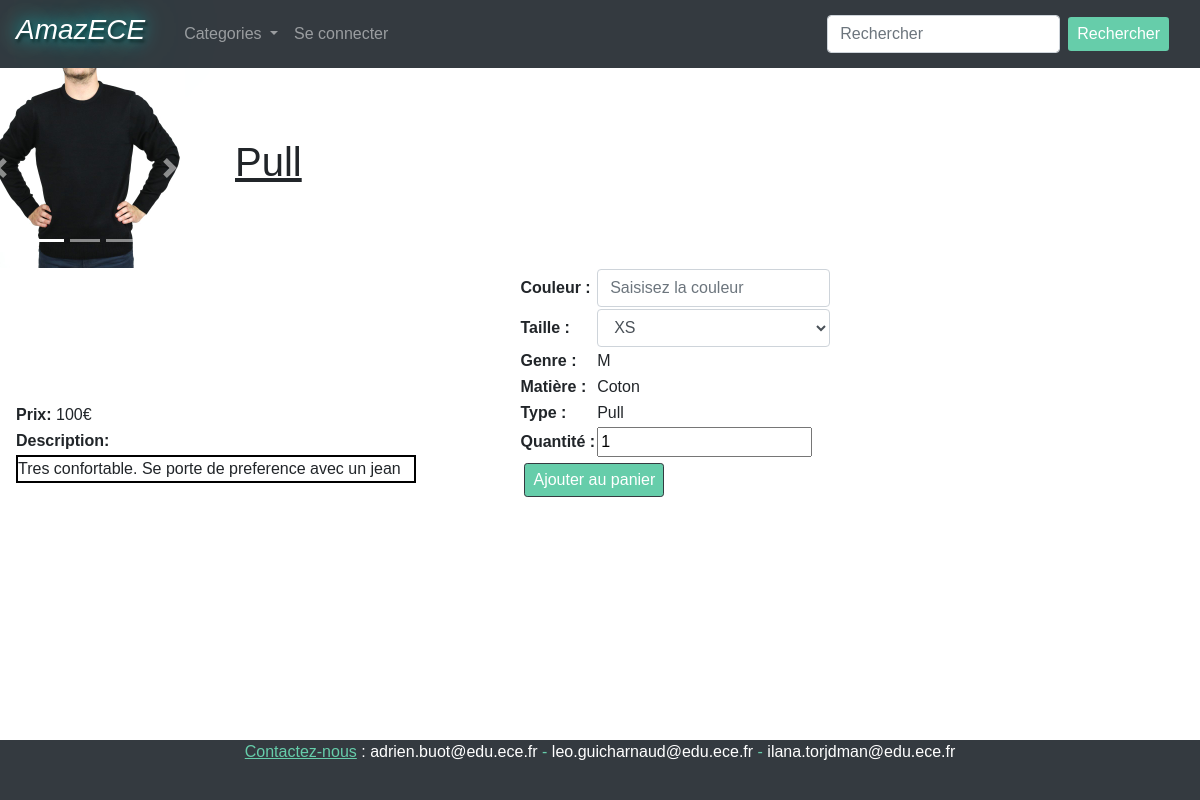
The page /front/objet.php?ID=13&categorie=0 on the database its author committed.
### tables this page shows
CREATE TABLE Item(Id INT PRIMARY KEY NOT NULL AUTO_INCREMENT,Nb_Click int NOT NULL, Nb_Ventes int NOT NULL, Nom varchar(50) NOT NULL, Prix float NOT NULL,Description text(1000) NOT NULL,Marque varchar(50) NOT NULL,media int NOT NULL, FOREIGN KEY(media) REFERENCES media(Id));

CREATE TABLE Media(Id INT PRIMARY KEY NOT NULL AUTO_INCREMENT, Path1 varchar(50) NOT NULL,Path2 varchar(50),Path3 varchar(50),Path4 varchar(50),Path5 varchar(50));

CREATE TABLE Vetements(Genre varchar(50) NOT NULL, Matiere varchar(50) NOT NULL, Type varchar(50) NOT NULL, item int NOT NULL, FOREIGN KEY(item) REFERENCES item(Id));

### sendRequest.php (called while the page is built, shortened)
<?php
	function sendRequest($sql){
		$database = "amazece";
		$db_handle = mysqli_connect('localhost','root','');
		$db_found = mysqli_select_db($db_handle,$database);
		if($db_found){
			$result = mysqli_query($db_handle, $sql);
			return $result;
		}
		else{
				echo "Database not found";
		}
	}
?>

### front/objet.php (the view, shortened to what this page needs)
<?php
	include("../sendRequest.php");
?>
<?php
	$result = sendRequest("SELECT * FROM Item, Media WHERE '".$_GET['ID']."'=Item.Id AND Media.id = item.media ");
	while($data=mysqli_fetch_assoc($result)){
		$Nom = isset($data['Nom'])? $data['Nom']:"";
		$Description = isset($data['Description'])? $data['Description']:"";
		$Image1 = isset($data['Path1'])? $data['Path1']:"Media/";
		$Image2 = isset($data['Path2'])? $data['Path2']:"Media/";
		$Image3 = isset($data['Path3'])? $data['Path3']:"Media/";
		$Image4 = isset($data['Path4'])? $data['Path4']:"Media/";
		$Image5 = isset($data['Path5'])? $data['Path5']:"Media/";
		$Prix = isset($data['Prix'])? $data['Prix']:"";
	}
?>
<!DOCTYPE html>
<html>
<head>
	<link rel="stylesheet" href="https://stackpath.bootstrapcdn.com/bootstrap/4.1.3/css/bootstrap.min.css">
	<link rel="stylesheet" href="styles.css">
</head>
<body>
	<?php
		include("header.php");
	?>
	<div class="row">
		<div id="display" class="carousel slide" data-ride="carousel">
		  <ul class="carousel-indicators">
		    <li data-target="#display" data-slide-to="0" class="active"></li>
		    <?php
		    	if($Image2 != "Media/"){
		    ?>
		    <li data-target="#display" data-slide-to="1"></li>
		    <?php
		    	}if($Image3 != "Media/"){
		    ?>
		    <li data-target="#display" data-slide-to="2"></li>
		    <?php
		    	}if($Image4 != "Media/"){
		    ?>
		    <li data-target="#display" data-slide-to="3"></li>
		    <?php
		    	}if($Image5 != "Media/"){
		    ?>
		    <li data-target="#display" data-slide-to="4"></li>
		    <?php
		    	}
		    ?>
		  </ul>
		  <div class="carousel-inner">
		    <div class="carousel-item active">
		      <?php echo '<img src="' .$Image1. '" alt="Image de l objet" width="200" height="200">'; ?>
		    </div>
		  </div>
		  <a class="carousel-control-prev" href="#display" data-slide="prev">
		    <span class="carousel-control-prev-icon"></span>
		  </a>
		  <a class="carousel-control-next" href="#display" data-slide="next">
		    <span class="carousel-control-next-icon"></span>
		  </a>
		</div>
		<h1 class="nobjet"><?php echo $Nom; ; ?></h1>
	</div>
	<div class="block col-lg-5" >
		<table>
				<td><span  class="titre">Prix:</span>
				<?php echo $Prix . '€'; ?></td>
			<tr><td class="titre">Description:</td></tr>
			<tr><td><div class="description"><?php echo $Description; ?></td></tr>
		</table>
	</div>
	<div class="block col-lg-6" >
		<form action="../ajouterPanier.php" method="POST">
			<table>
	<?php
		if($_GET['categorie'] == 0){
			$result = sendRequest("SELECT * FROM Vetements, Item WHERE Item.Id = '" . $_GET['ID'] . "' AND Vetements.item = Item.Id");
			while($data = mysqli_fetch_assoc($result)){
				$genre = isset($data['Genre'])?$data['Genre']:"";
				$matiere = isset($data['Matiere'])?$data['Matiere']:"";
				$type = isset($data['Type'])?$data['Type']:"";
			}
			if ($_SESSION['type_utilisateur'] == 2){
	?>
					<tr>
					<td class="titre">Taille :</td>
					<td>
					<SELECT id="taille" name="Taille" class="form-control" onclick="loadCouleurDispo()">
				<?php
						$result = sendRequest("SELECT produits.Taille FROM produits, item WHERE item.Id = produits.Objet AND item.id = " . $_GET['ID'] );
						while($data = mysqli_fetch_assoc($result)){
							$taille = isset($data['Taille'])?$data['Taille']:"";
							if ($taille == 'XS'){
								echo '<OPTION VALUE="XS" >XS</OPTION>';
								break;
							}
						}
						$result = sendRequest("SELECT produits.Taille FROM produits, item WHERE item.Id = produits.Objet AND item.id = " . $_GET['ID'] );
						while($data = mysqli_fetch_assoc($result)){
							$taille = isset($data['Taille'])?$data['Taille']:"";
							if ($taille == 'S'){
								echo '<OPTION VALUE="S" >S</OPTION>';
								break;
							}
						}
						$result = sendRequest("SELECT produits.Taille FROM produits, item WHERE item.Id = produits.Objet AND item.id = " . $_GET['ID'] );
						while($data = mysqli_fetch_assoc($result)){
							$taille = isset($data['Taille'])?$data['Taille']:"";
							if ($taille == 'M'){
								echo '<OPTION VALUE="M" >M</OPTION>';
								break;
							}
						}
						$result = sendRequest("SELECT produits.Taille FROM produits, item WHERE item.Id = produits.Objet AND item.id = " . $_GET['ID'] );
						while($data = mysqli_fetch_assoc($result)){
							$taille = isset($data['Taille'])?$data['Taille']:"";
							if ($taille == 'L'){
								echo '<OPTION VALUE="L" >L</OPTION>';
								break;
							}
						}
						$result = sendRequest("SELECT produits.Taille FROM produits, item WHERE item.Id = produits.Objet AND item.id = " . $_GET['ID'] );
						while($data = mysqli_fetch_assoc($result)){
							$taille = isset($data['Taille'])?$data['Taille']:"";
							if ($taille == 'XL'){
								echo '<OPTION VALUE="XL" >XL</OPTION>';
								break;
							}
						}
$result = sendRequest("SELECT produits.Taille FROM produits, item WHERE item.Id = produits.Objet AND item.id = " . $_GET['ID'] );
						while($data = mysqli_fetch_assoc($result)){
							$taille = isset($data['Taille'])?$data['Taille']:"";
							if ($taille == 'XXL'){
								echo '<OPTION VALUE="XXL" >XXL</OPTION>';
								break;
							}
						}
				?>
										</SELECT>
					</td>
				</tr>
<!--
// SELECT produits.Taille FROM produits, item WHERE item.Id = produits.Objet AND item.id = 1
// SELECT produits.Couleur FROM produits, item WHERE item.Id = produits.Objet AND item.id = 1 AND produits.Taille = 'L'
						$result = sendRequest("SELECT produits.Couleur FROM produits, item WHERE item.Id = produits.Objet AND produits.Taille = 'L' AND item.id = " . $_GET['ID'] );
						while($data = mysqli_fetch_assoc($result)){
							$couldispo = isset($data['Couleur'])?$data['Couleur']:"";
							echo '<OPTION VALUE="'.$couldispo.'" >'.$couldispo.'</OPTION>';
						}
-->
				<div id = "Color" >
				</div>
	<?php
			}
				else {
	?>
					<tr class="form-group">
					<td class="titre">Couleur :</td>
					<td><input type="text" id = "couleur" name="Couleur" class="form-control" placeholder="Saisisez la couleur"required>
				</tr>
					<tr>
						<td class="titre">Taille :</td>
							<td>
								<SELECT id="taille" name="Taille" class="form-control">
									<OPTION VALUE="XS" >XS</OPTION>
								</SELECT>
							</td>
						</tr>
<?php
				}
	?>
				<tr>
					<td class="titre">Genre : </td>
					<td><?php echo $genre; ?></td>
				</tr>
				<tr>
					<td class="titre">Matière : </td>
					<td><?php echo $matiere; ?></td>
				</tr>
				<tr>
					<td class="titre">Type : </td>
					<td><?php echo $type; ?></td>
				</tr>
	<?php
		}else if($_GET['categorie'] == 1){
			$result = sendRequest("SELECT * FROM Musiques, Item WHERE Item.Id = '" . $_GET['ID'] . "' AND Musiques.item = Item.Id");
			while($data = mysqli_fetch_assoc($result)){
				$auteur = isset($data['Auteur'])?$data['Auteur']:"";
				$type = isset($data['Type'])?$data['Type']:"";
				$duree = isset($data['Duree'])?$data['Duree']:"";
				$style = isset($data['Style'])?$data['Style']:"";
				$format = isset($data['Format'])?$data['Format']:"";
			}
	?>
			<tr>
				<td class="titre">Auteur : </td>
				<td><?php echo $auteur; ?></td>
			</tr>
			<tr>
				<td class="titre">Type : </td>
				<td><?php echo $type; ?></td>
			</tr>
			<tr>
				<td class="titre">Duree : </td>
				<td><?php echo $duree; ?></td>
			</tr>
			<tr>
				<td class="titre">Style : </td>
				<td><?php echo $style; ?></td>
			</tr>
			<tr>
				<td class="titre">Format : </td>
				<td><?php echo $format; ?></td>
			</tr>
	<?php
		}else if($_GET['categorie'] == 2){
			$result = sendRequest("SELECT * FROM Livres, Item WHERE Item.Id = '" . $_GET['ID'] . "' AND Livres.item = Item.Id");
			while($data = mysqli_fetch_assoc($result)){
				$auteur = isset($data['Auteur'])?$data['Auteur']:"";
				$nb_pages = isset($data['Nb_Pages'])?$data['Nb_Pages']:"";
				$date_sortie = isset($data['Date_Sortie'])?$data['Date_Sortie']:"";
				$genre = isset($data['Genre'])?$data['Genre']:"";
				$format = isset($data['Format'])?$data['Format']:"";
			}
	?>
				<tr>
				<td class="titre">Auteur : </td>
				<td><?php echo $auteur; ?></td>
			</tr>
			<tr>
				<td class="titre">Nombre de pages : </td>
				<td><?php echo $nb_pages; ?></td>
			</tr>
			<tr>
				<td class="titre">Date de sortie : </td>
				<td><?php echo $date_sortie; ?></td>
			</tr>
			<tr>
				<td class="titre">Genre : </td>
				<td><?php echo $genre; ?></td>
			</tr>
			<tr>
				<td class="titre">Format : </td>
				<td><?php echo $format; ?></td>
			</tr>
	<?php
		}else if($_GET['categorie'] == 3){
			$result = sendRequest("SELECT * FROM Sport_et_Loisir, Item WHERE Item.Id = '" . $_GET['ID'] . "' AND Sport_et_Loisir.item = Item.Id");
			while($data = mysqli_fetch_assoc($result)){
				$code = isset($data['Code'])?$data['Code']:"";
				$poids = isset($data['Poids'])?$data['Poids']:"";
				$taille = isset($data['Taille'])?$data['Taille']:"";
			}
	?>
			<tr>
				<td class="titre">Code : </td>
				<td><?php echo $code; ?></td>
			</tr>
			<tr>
				<td class="titre">Poids : </td>
				<td><?php echo $poids; ?></td>
			</tr>
			<tr>
				<td class="titre">Taille : </td>
				<td><?php echo $taille; ?></td>
			</tr>
	<?php
		}
	?>
					<tr class="titre">
						<td>Quantité :</td>
						<td><input type="number" id="Qte" name="Qte" value = 1 ></td>
				</tr>
			</table>
			<input class="bouton btn btn-dark btn-sm" type="submit" value="Ajouter au panier" />
		</form>
	</div>
	<?php
		include ("footer.php");
	?>
</body>
</html>

### front/styles.css (style rules this page uses)
a { color:black; text-decoration:none; }
h1 { font-style: bold; font:left; }
body, html { height:100vh; }
.description { border: 2px black solid ; word-wrap: break-word; width:400px; }
.nobjet { margin: 70px 50px; text-align: center; text-decoration: underline ; }
.btn { background-color:#66CDAA; color: white; width: auto; font-family:Verdana, Geneva, sans-serif; font-size: 1em; }
.block { border: 1px black; display: inline-block; }
.bouton { margin: 5px; }
.titre { font-weight: bold; }
p, h1,h2, h3, body { font-family:Verdana, Geneva, sans-serif; }

### front/footer.php (style rules this page uses)
a { color:white; }

### rows shown on the page
item: media.Path1 (picture), Nom "Pull", Prix "100", Description "Tres confortable. Se porte de preference avec un jean"
vetements: Genre "M", Matiere "Coton", Type "Pull"
